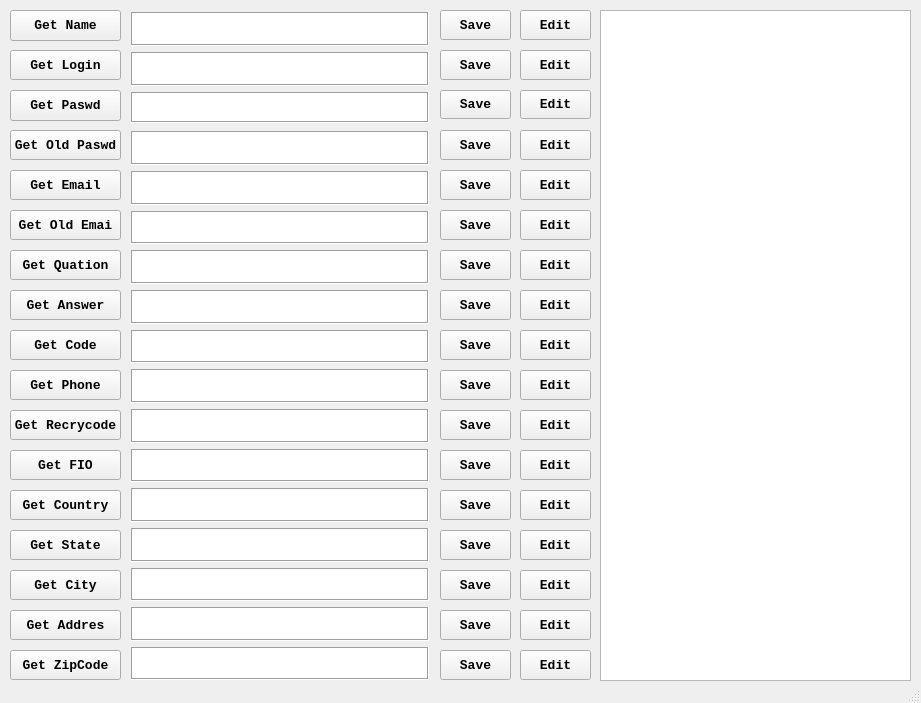
<?xml version="1.0" encoding="UTF-8"?>
<ui version="4.0">
 <class>MyWindow</class>
 <widget class="QMainWindow" name="MyWindow">
  <property name="geometry">
   <rect>
    <x>0</x>
    <y>0</y>
    <width>921</width>
    <height>703</height>
   </rect>
  </property>
  <property name="minimumSize">
   <size>
    <width>921</width>
    <height>703</height>
   </size>
  </property>
  <property name="maximumSize">
   <size>
    <width>921</width>
    <height>703</height>
   </size>
  </property>
  <property name="windowTitle">
   <string>MyStorage</string>
  </property>
  <widget class="QWidget" name="centralwidget">
   <widget class="QListWidget" name="listWidget">
    <property name="geometry">
     <rect>
      <x>600</x>
      <y>10</y>
      <width>311</width>
      <height>671</height>
     </rect>
    </property>
    <property name="font">
     <font>
      <family>Consolas</family>
      <pointsize>10</pointsize>
      <weight>75</weight>
      <italic>false</italic>
      <bold>true</bold>
     </font>
    </property>
   </widget>
   <widget class="QTextEdit" name="textEdit_Name">
    <property name="geometry">
     <rect>
      <x>131</x>
      <y>12</y>
      <width>298</width>
      <height>34</height>
     </rect>
    </property>
    <property name="font">
     <font>
      <family>Consolas</family>
      <pointsize>10</pointsize>
      <weight>75</weight>
      <italic>false</italic>
      <bold>true</bold>
     </font>
    </property>
    <property name="frameShape">
     <enum>QFrame::Box</enum>
    </property>
    <property name="frameShadow">
     <enum>QFrame::Sunken</enum>
    </property>
    <property name="readOnly">
     <bool>false</bool>
    </property>
   </widget>
   <widget class="QTextEdit" name="textEdit_Login">
    <property name="geometry">
     <rect>
      <x>131</x>
      <y>52</y>
      <width>298</width>
      <height>34</height>
     </rect>
    </property>
    <property name="font">
     <font>
      <family>Consolas</family>
      <pointsize>10</pointsize>
      <weight>75</weight>
      <italic>false</italic>
      <bold>true</bold>
     </font>
    </property>
    <property name="frameShape">
     <enum>QFrame::Box</enum>
    </property>
    <property name="frameShadow">
     <enum>QFrame::Sunken</enum>
    </property>
    <property name="readOnly">
     <bool>false</bool>
    </property>
   </widget>
   <widget class="QTextEdit" name="textEdit_OldPassword">
    <property name="geometry">
     <rect>
      <x>131</x>
      <y>131</y>
      <width>298</width>
      <height>34</height>
     </rect>
    </property>
    <property name="font">
     <font>
      <family>Consolas</family>
      <pointsize>10</pointsize>
      <weight>75</weight>
      <italic>false</italic>
      <bold>true</bold>
     </font>
    </property>
    <property name="frameShape">
     <enum>QFrame::Box</enum>
    </property>
    <property name="frameShadow">
     <enum>QFrame::Sunken</enum>
    </property>
    <property name="readOnly">
     <bool>false</bool>
    </property>
   </widget>
   <widget class="QTextEdit" name="textEdit_Password">
    <property name="geometry">
     <rect>
      <x>131</x>
      <y>92</y>
      <width>298</width>
      <height>31</height>
     </rect>
    </property>
    <property name="font">
     <font>
      <family>Consolas</family>
      <pointsize>10</pointsize>
      <weight>75</weight>
      <italic>false</italic>
      <bold>true</bold>
     </font>
    </property>
    <property name="frameShape">
     <enum>QFrame::Box</enum>
    </property>
    <property name="frameShadow">
     <enum>QFrame::Sunken</enum>
    </property>
    <property name="readOnly">
     <bool>false</bool>
    </property>
   </widget>
   <widget class="QTextEdit" name="textEdit_Quation">
    <property name="geometry">
     <rect>
      <x>131</x>
      <y>250</y>
      <width>298</width>
      <height>34</height>
     </rect>
    </property>
    <property name="font">
     <font>
      <family>Consolas</family>
      <pointsize>10</pointsize>
      <weight>75</weight>
      <italic>false</italic>
      <bold>true</bold>
     </font>
    </property>
    <property name="frameShape">
     <enum>QFrame::Box</enum>
    </property>
    <property name="frameShadow">
     <enum>QFrame::Sunken</enum>
    </property>
    <property name="readOnly">
     <bool>false</bool>
    </property>
   </widget>
   <widget class="QTextEdit" name="textEdit_Email">
    <property name="geometry">
     <rect>
      <x>131</x>
      <y>171</y>
      <width>298</width>
      <height>34</height>
     </rect>
    </property>
    <property name="font">
     <font>
      <family>Consolas</family>
      <pointsize>10</pointsize>
      <weight>75</weight>
      <italic>false</italic>
      <bold>true</bold>
     </font>
    </property>
    <property name="frameShape">
     <enum>QFrame::Box</enum>
    </property>
    <property name="frameShadow">
     <enum>QFrame::Sunken</enum>
    </property>
    <property name="readOnly">
     <bool>false</bool>
    </property>
   </widget>
   <widget class="QTextEdit" name="textEdit_OldEmail">
    <property name="geometry">
     <rect>
      <x>131</x>
      <y>211</y>
      <width>298</width>
      <height>33</height>
     </rect>
    </property>
    <property name="font">
     <font>
      <family>Consolas</family>
      <pointsize>10</pointsize>
      <weight>75</weight>
      <italic>false</italic>
      <bold>true</bold>
     </font>
    </property>
    <property name="frameShape">
     <enum>QFrame::Box</enum>
    </property>
    <property name="frameShadow">
     <enum>QFrame::Sunken</enum>
    </property>
    <property name="readOnly">
     <bool>false</bool>
    </property>
   </widget>
   <widget class="QLabel" name="label_Quation">
    <property name="geometry">
     <rect>
      <x>40</x>
      <y>250</y>
      <width>80</width>
      <height>30</height>
     </rect>
    </property>
    <property name="font">
     <font>
      <family>Consolas</family>
      <pointsize>10</pointsize>
      <weight>75</weight>
      <italic>false</italic>
      <bold>true</bold>
     </font>
    </property>
    <property name="frameShape">
     <enum>QFrame::NoFrame</enum>
    </property>
    <property name="text">
     <string/>
    </property>
    <property name="alignment">
     <set>Qt::AlignRight|Qt::AlignTrailing|Qt::AlignVCenter</set>
    </property>
   </widget>
   <widget class="QTextEdit" name="textEdit_Answer">
    <property name="geometry">
     <rect>
      <x>131</x>
      <y>290</y>
      <width>298</width>
      <height>34</height>
     </rect>
    </property>
    <property name="font">
     <font>
      <family>Consolas</family>
      <pointsize>10</pointsize>
      <weight>75</weight>
      <italic>false</italic>
      <bold>true</bold>
     </font>
    </property>
    <property name="frameShape">
     <enum>QFrame::Box</enum>
    </property>
    <property name="frameShadow">
     <enum>QFrame::Sunken</enum>
    </property>
    <property name="readOnly">
     <bool>false</bool>
    </property>
   </widget>
   <widget class="QLabel" name="label_OldEmail">
    <property name="geometry">
     <rect>
      <x>40</x>
      <y>210</y>
      <width>80</width>
      <height>30</height>
     </rect>
    </property>
    <property name="font">
     <font>
      <family>Consolas</family>
      <pointsize>10</pointsize>
      <weight>75</weight>
      <italic>false</italic>
      <bold>true</bold>
     </font>
    </property>
    <property name="frameShape">
     <enum>QFrame::NoFrame</enum>
    </property>
    <property name="text">
     <string/>
    </property>
    <property name="alignment">
     <set>Qt::AlignRight|Qt::AlignTrailing|Qt::AlignVCenter</set>
    </property>
   </widget>
   <widget class="QTextEdit" name="textEdit_Phone">
    <property name="geometry">
     <rect>
      <x>131</x>
      <y>369</y>
      <width>298</width>
      <height>34</height>
     </rect>
    </property>
    <property name="font">
     <font>
      <family>Consolas</family>
      <pointsize>10</pointsize>
      <weight>75</weight>
      <italic>false</italic>
      <bold>true</bold>
     </font>
    </property>
    <property name="frameShape">
     <enum>QFrame::Box</enum>
    </property>
    <property name="frameShadow">
     <enum>QFrame::Sunken</enum>
    </property>
    <property name="readOnly">
     <bool>false</bool>
    </property>
   </widget>
   <widget class="QTextEdit" name="textEdit_Code">
    <property name="geometry">
     <rect>
      <x>131</x>
      <y>330</y>
      <width>298</width>
      <height>33</height>
     </rect>
    </property>
    <property name="font">
     <font>
      <family>Consolas</family>
      <pointsize>10</pointsize>
      <weight>75</weight>
      <italic>false</italic>
      <bold>true</bold>
     </font>
    </property>
    <property name="frameShape">
     <enum>QFrame::Box</enum>
    </property>
    <property name="frameShadow">
     <enum>QFrame::Sunken</enum>
    </property>
    <property name="readOnly">
     <bool>false</bool>
    </property>
   </widget>
   <widget class="QTextEdit" name="textEdit_Recoverycode">
    <property name="geometry">
     <rect>
      <x>131</x>
      <y>409</y>
      <width>298</width>
      <height>34</height>
     </rect>
    </property>
    <property name="font">
     <font>
      <family>Consolas</family>
      <pointsize>10</pointsize>
      <weight>75</weight>
      <italic>false</italic>
      <bold>true</bold>
     </font>
    </property>
    <property name="frameShape">
     <enum>QFrame::Box</enum>
    </property>
    <property name="frameShadow">
     <enum>QFrame::Sunken</enum>
    </property>
    <property name="readOnly">
     <bool>false</bool>
    </property>
   </widget>
   <widget class="QTextEdit" name="textEdit_FIO">
    <property name="geometry">
     <rect>
      <x>131</x>
      <y>449</y>
      <width>298</width>
      <height>33</height>
     </rect>
    </property>
    <property name="font">
     <font>
      <family>Consolas</family>
      <pointsize>10</pointsize>
      <weight>75</weight>
      <italic>false</italic>
      <bold>true</bold>
     </font>
    </property>
    <property name="frameShape">
     <enum>QFrame::Box</enum>
    </property>
    <property name="frameShadow">
     <enum>QFrame::Sunken</enum>
    </property>
    <property name="readOnly">
     <bool>false</bool>
    </property>
   </widget>
   <widget class="QTextEdit" name="textEdit_Country">
    <property name="geometry">
     <rect>
      <x>131</x>
      <y>488</y>
      <width>298</width>
      <height>34</height>
     </rect>
    </property>
    <property name="font">
     <font>
      <family>Consolas</family>
      <pointsize>10</pointsize>
      <weight>75</weight>
      <italic>false</italic>
      <bold>true</bold>
     </font>
    </property>
    <property name="frameShape">
     <enum>QFrame::Box</enum>
    </property>
    <property name="frameShadow">
     <enum>QFrame::Sunken</enum>
    </property>
    <property name="readOnly">
     <bool>false</bool>
    </property>
   </widget>
   <widget class="QTextEdit" name="textEdit_State">
    <property name="geometry">
     <rect>
      <x>131</x>
      <y>528</y>
      <width>298</width>
      <height>34</height>
     </rect>
    </property>
    <property name="font">
     <font>
      <family>Consolas</family>
      <pointsize>10</pointsize>
      <weight>75</weight>
      <italic>false</italic>
      <bold>true</bold>
     </font>
    </property>
    <property name="frameShape">
     <enum>QFrame::Box</enum>
    </property>
    <property name="frameShadow">
     <enum>QFrame::Sunken</enum>
    </property>
    <property name="readOnly">
     <bool>false</bool>
    </property>
   </widget>
   <widget class="QTextEdit" name="textEdit_City">
    <property name="geometry">
     <rect>
      <x>131</x>
      <y>568</y>
      <width>298</width>
      <height>33</height>
     </rect>
    </property>
    <property name="font">
     <font>
      <family>Consolas</family>
      <pointsize>10</pointsize>
      <weight>75</weight>
      <italic>false</italic>
      <bold>true</bold>
     </font>
    </property>
    <property name="frameShape">
     <enum>QFrame::Box</enum>
    </property>
    <property name="frameShadow">
     <enum>QFrame::Sunken</enum>
    </property>
    <property name="readOnly">
     <bool>false</bool>
    </property>
   </widget>
   <widget class="QTextEdit" name="textEdit_Addres">
    <property name="geometry">
     <rect>
      <x>131</x>
      <y>607</y>
      <width>298</width>
      <height>34</height>
     </rect>
    </property>
    <property name="font">
     <font>
      <family>Consolas</family>
      <pointsize>10</pointsize>
      <weight>75</weight>
      <italic>false</italic>
      <bold>true</bold>
     </font>
    </property>
    <property name="frameShape">
     <enum>QFrame::Box</enum>
    </property>
    <property name="frameShadow">
     <enum>QFrame::Sunken</enum>
    </property>
    <property name="readOnly">
     <bool>false</bool>
    </property>
   </widget>
   <widget class="QTextEdit" name="textEdit_ZipCode">
    <property name="geometry">
     <rect>
      <x>131</x>
      <y>647</y>
      <width>298</width>
      <height>33</height>
     </rect>
    </property>
    <property name="font">
     <font>
      <family>Consolas</family>
      <pointsize>10</pointsize>
      <weight>75</weight>
      <italic>false</italic>
      <bold>true</bold>
     </font>
    </property>
    <property name="frameShape">
     <enum>QFrame::Box</enum>
    </property>
    <property name="frameShadow">
     <enum>QFrame::Sunken</enum>
    </property>
    <property name="documentTitle">
     <string/>
    </property>
    <property name="readOnly">
     <bool>false</bool>
    </property>
   </widget>
   <widget class="QPushButton" name="pushButton_Name_Save">
    <property name="geometry">
     <rect>
      <x>440</x>
      <y>10</y>
      <width>71</width>
      <height>30</height>
     </rect>
    </property>
    <property name="font">
     <font>
      <family>Consolas</family>
      <pointsize>10</pointsize>
      <weight>75</weight>
      <italic>false</italic>
      <bold>true</bold>
     </font>
    </property>
    <property name="text">
     <string>Save</string>
    </property>
   </widget>
   <widget class="QPushButton" name="pushButton_Login_Save">
    <property name="geometry">
     <rect>
      <x>440</x>
      <y>50</y>
      <width>71</width>
      <height>30</height>
     </rect>
    </property>
    <property name="font">
     <font>
      <family>Consolas</family>
      <pointsize>10</pointsize>
      <weight>75</weight>
      <italic>false</italic>
      <bold>true</bold>
     </font>
    </property>
    <property name="text">
     <string>Save</string>
    </property>
   </widget>
   <widget class="QPushButton" name="pushButton_Password_Save">
    <property name="geometry">
     <rect>
      <x>440</x>
      <y>90</y>
      <width>71</width>
      <height>29</height>
     </rect>
    </property>
    <property name="font">
     <font>
      <family>Consolas</family>
      <pointsize>10</pointsize>
      <weight>75</weight>
      <italic>false</italic>
      <bold>true</bold>
     </font>
    </property>
    <property name="text">
     <string>Save</string>
    </property>
   </widget>
   <widget class="QPushButton" name="pushButton_OldEmail_Save">
    <property name="geometry">
     <rect>
      <x>440</x>
      <y>210</y>
      <width>71</width>
      <height>30</height>
     </rect>
    </property>
    <property name="font">
     <font>
      <family>Consolas</family>
      <pointsize>10</pointsize>
      <weight>75</weight>
      <italic>false</italic>
      <bold>true</bold>
     </font>
    </property>
    <property name="text">
     <string>Save</string>
    </property>
   </widget>
   <widget class="QPushButton" name="pushButton_Email_Save">
    <property name="geometry">
     <rect>
      <x>440</x>
      <y>170</y>
      <width>71</width>
      <height>30</height>
     </rect>
    </property>
    <property name="font">
     <font>
      <family>Consolas</family>
      <pointsize>10</pointsize>
      <weight>75</weight>
      <italic>false</italic>
      <bold>true</bold>
     </font>
    </property>
    <property name="text">
     <string>Save</string>
    </property>
   </widget>
   <widget class="QPushButton" name="pushButton_OldPassword_Save">
    <property name="geometry">
     <rect>
      <x>440</x>
      <y>130</y>
      <width>71</width>
      <height>30</height>
     </rect>
    </property>
    <property name="font">
     <font>
      <family>Consolas</family>
      <pointsize>10</pointsize>
      <weight>75</weight>
      <italic>false</italic>
      <bold>true</bold>
     </font>
    </property>
    <property name="text">
     <string>Save</string>
    </property>
   </widget>
   <widget class="QPushButton" name="pushButton_Code_Save">
    <property name="geometry">
     <rect>
      <x>440</x>
      <y>330</y>
      <width>71</width>
      <height>30</height>
     </rect>
    </property>
    <property name="font">
     <font>
      <family>Consolas</family>
      <pointsize>10</pointsize>
      <weight>75</weight>
      <italic>false</italic>
      <bold>true</bold>
     </font>
    </property>
    <property name="text">
     <string>Save</string>
    </property>
   </widget>
   <widget class="QPushButton" name="pushButton_FIO_Save">
    <property name="geometry">
     <rect>
      <x>440</x>
      <y>450</y>
      <width>71</width>
      <height>30</height>
     </rect>
    </property>
    <property name="font">
     <font>
      <family>Consolas</family>
      <pointsize>10</pointsize>
      <weight>75</weight>
      <italic>false</italic>
      <bold>true</bold>
     </font>
    </property>
    <property name="text">
     <string>Save</string>
    </property>
   </widget>
   <widget class="QPushButton" name="pushButton_Answer_Save">
    <property name="geometry">
     <rect>
      <x>440</x>
      <y>290</y>
      <width>71</width>
      <height>30</height>
     </rect>
    </property>
    <property name="font">
     <font>
      <family>Consolas</family>
      <pointsize>10</pointsize>
      <weight>75</weight>
      <italic>false</italic>
      <bold>true</bold>
     </font>
    </property>
    <property name="text">
     <string>Save</string>
    </property>
   </widget>
   <widget class="QPushButton" name="pushButton_Phone_Save">
    <property name="geometry">
     <rect>
      <x>440</x>
      <y>370</y>
      <width>71</width>
      <height>30</height>
     </rect>
    </property>
    <property name="font">
     <font>
      <family>Consolas</family>
      <pointsize>10</pointsize>
      <weight>75</weight>
      <italic>false</italic>
      <bold>true</bold>
     </font>
    </property>
    <property name="text">
     <string>Save</string>
    </property>
   </widget>
   <widget class="QPushButton" name="pushButton_Recoverycode_Save">
    <property name="geometry">
     <rect>
      <x>440</x>
      <y>410</y>
      <width>71</width>
      <height>30</height>
     </rect>
    </property>
    <property name="font">
     <font>
      <family>Consolas</family>
      <pointsize>10</pointsize>
      <weight>75</weight>
      <italic>false</italic>
      <bold>true</bold>
     </font>
    </property>
    <property name="text">
     <string>Save</string>
    </property>
   </widget>
   <widget class="QPushButton" name="pushButton_Quation_Save">
    <property name="geometry">
     <rect>
      <x>440</x>
      <y>250</y>
      <width>71</width>
      <height>30</height>
     </rect>
    </property>
    <property name="font">
     <font>
      <family>Consolas</family>
      <pointsize>10</pointsize>
      <weight>75</weight>
      <italic>false</italic>
      <bold>true</bold>
     </font>
    </property>
    <property name="text">
     <string>Save</string>
    </property>
   </widget>
   <widget class="QPushButton" name="pushButton_City_Save">
    <property name="geometry">
     <rect>
      <x>440</x>
      <y>570</y>
      <width>71</width>
      <height>30</height>
     </rect>
    </property>
    <property name="font">
     <font>
      <family>Consolas</family>
      <pointsize>10</pointsize>
      <weight>75</weight>
      <italic>false</italic>
      <bold>true</bold>
     </font>
    </property>
    <property name="text">
     <string>Save</string>
    </property>
   </widget>
   <widget class="QPushButton" name="pushButton_State_Save">
    <property name="geometry">
     <rect>
      <x>440</x>
      <y>530</y>
      <width>71</width>
      <height>30</height>
     </rect>
    </property>
    <property name="font">
     <font>
      <family>Consolas</family>
      <pointsize>10</pointsize>
      <weight>75</weight>
      <italic>false</italic>
      <bold>true</bold>
     </font>
    </property>
    <property name="text">
     <string>Save</string>
    </property>
   </widget>
   <widget class="QPushButton" name="pushButton_Addres_Save">
    <property name="geometry">
     <rect>
      <x>440</x>
      <y>610</y>
      <width>71</width>
      <height>30</height>
     </rect>
    </property>
    <property name="font">
     <font>
      <family>Consolas</family>
      <pointsize>10</pointsize>
      <weight>75</weight>
      <italic>false</italic>
      <bold>true</bold>
     </font>
    </property>
    <property name="text">
     <string>Save</string>
    </property>
   </widget>
   <widget class="QPushButton" name="pushButton_ZipCode_Save">
    <property name="geometry">
     <rect>
      <x>440</x>
      <y>650</y>
      <width>71</width>
      <height>30</height>
     </rect>
    </property>
    <property name="font">
     <font>
      <family>Consolas</family>
      <pointsize>10</pointsize>
      <weight>75</weight>
      <italic>false</italic>
      <bold>true</bold>
     </font>
    </property>
    <property name="text">
     <string>Save</string>
    </property>
   </widget>
   <widget class="QPushButton" name="pushButton_Country_Save">
    <property name="geometry">
     <rect>
      <x>440</x>
      <y>490</y>
      <width>71</width>
      <height>30</height>
     </rect>
    </property>
    <property name="font">
     <font>
      <family>Consolas</family>
      <pointsize>10</pointsize>
      <weight>75</weight>
      <italic>false</italic>
      <bold>true</bold>
     </font>
    </property>
    <property name="text">
     <string>Save</string>
    </property>
   </widget>
   <widget class="QPushButton" name="pushButton_Recoverycode_Edit">
    <property name="geometry">
     <rect>
      <x>520</x>
      <y>410</y>
      <width>71</width>
      <height>30</height>
     </rect>
    </property>
    <property name="font">
     <font>
      <family>Consolas</family>
      <pointsize>10</pointsize>
      <weight>75</weight>
      <italic>false</italic>
      <bold>true</bold>
     </font>
    </property>
    <property name="text">
     <string>Edit</string>
    </property>
   </widget>
   <widget class="QPushButton" name="pushButton_Addres_Edit">
    <property name="geometry">
     <rect>
      <x>520</x>
      <y>610</y>
      <width>71</width>
      <height>30</height>
     </rect>
    </property>
    <property name="font">
     <font>
      <family>Consolas</family>
      <pointsize>10</pointsize>
      <weight>75</weight>
      <italic>false</italic>
      <bold>true</bold>
     </font>
    </property>
    <property name="text">
     <string>Edit</string>
    </property>
   </widget>
   <widget class="QPushButton" name="pushButton_Password_Edit">
    <property name="geometry">
     <rect>
      <x>520</x>
      <y>90</y>
      <width>71</width>
      <height>29</height>
     </rect>
    </property>
    <property name="font">
     <font>
      <family>Consolas</family>
      <pointsize>10</pointsize>
      <weight>75</weight>
      <italic>false</italic>
      <bold>true</bold>
     </font>
    </property>
    <property name="text">
     <string>Edit</string>
    </property>
   </widget>
   <widget class="QPushButton" name="pushButton_ZipCode_Edit">
    <property name="geometry">
     <rect>
      <x>520</x>
      <y>650</y>
      <width>71</width>
      <height>30</height>
     </rect>
    </property>
    <property name="font">
     <font>
      <family>Consolas</family>
      <pointsize>10</pointsize>
      <weight>75</weight>
      <italic>false</italic>
      <bold>true</bold>
     </font>
    </property>
    <property name="text">
     <string>Edit</string>
    </property>
   </widget>
   <widget class="QPushButton" name="pushButton_Code_Edit">
    <property name="geometry">
     <rect>
      <x>520</x>
      <y>330</y>
      <width>71</width>
      <height>30</height>
     </rect>
    </property>
    <property name="font">
     <font>
      <family>Consolas</family>
      <pointsize>10</pointsize>
      <weight>75</weight>
      <italic>false</italic>
      <bold>true</bold>
     </font>
    </property>
    <property name="text">
     <string>Edit</string>
    </property>
   </widget>
   <widget class="QPushButton" name="pushButton_City_Edit">
    <property name="geometry">
     <rect>
      <x>520</x>
      <y>570</y>
      <width>71</width>
      <height>30</height>
     </rect>
    </property>
    <property name="font">
     <font>
      <family>Consolas</family>
      <pointsize>10</pointsize>
      <weight>75</weight>
      <italic>false</italic>
      <bold>true</bold>
     </font>
    </property>
    <property name="text">
     <string>Edit</string>
    </property>
   </widget>
   <widget class="QPushButton" name="pushButton_OldEmail_Edit">
    <property name="geometry">
     <rect>
      <x>520</x>
      <y>210</y>
      <width>71</width>
      <height>30</height>
     </rect>
    </property>
    <property name="font">
     <font>
      <family>Consolas</family>
      <pointsize>10</pointsize>
      <weight>75</weight>
      <italic>false</italic>
      <bold>true</bold>
     </font>
    </property>
    <property name="text">
     <string>Edit</string>
    </property>
   </widget>
   <widget class="QPushButton" name="pushButton_Quation_Edit">
    <property name="geometry">
     <rect>
      <x>520</x>
      <y>250</y>
      <width>71</width>
      <height>30</height>
     </rect>
    </property>
    <property name="font">
     <font>
      <family>Consolas</family>
      <pointsize>10</pointsize>
      <weight>75</weight>
      <italic>false</italic>
      <bold>true</bold>
     </font>
    </property>
    <property name="text">
     <string>Edit</string>
    </property>
   </widget>
   <widget class="QPushButton" name="pushButton_Email_Edit">
    <property name="geometry">
     <rect>
      <x>520</x>
      <y>170</y>
      <width>71</width>
      <height>30</height>
     </rect>
    </property>
    <property name="font">
     <font>
      <family>Consolas</family>
      <pointsize>10</pointsize>
      <weight>75</weight>
      <italic>false</italic>
      <bold>true</bold>
     </font>
    </property>
    <property name="text">
     <string>Edit</string>
    </property>
   </widget>
   <widget class="QPushButton" name="pushButton_State_Edit">
    <property name="geometry">
     <rect>
      <x>520</x>
      <y>530</y>
      <width>71</width>
      <height>30</height>
     </rect>
    </property>
    <property name="font">
     <font>
      <family>Consolas</family>
      <pointsize>10</pointsize>
      <weight>75</weight>
      <italic>false</italic>
      <bold>true</bold>
     </font>
    </property>
    <property name="text">
     <string>Edit</string>
    </property>
   </widget>
   <widget class="QPushButton" name="pushButton_Login_Edit">
    <property name="geometry">
     <rect>
      <x>520</x>
      <y>50</y>
      <width>71</width>
      <height>30</height>
     </rect>
    </property>
    <property name="font">
     <font>
      <family>Consolas</family>
      <pointsize>10</pointsize>
      <weight>75</weight>
      <italic>false</italic>
      <bold>true</bold>
     </font>
    </property>
    <property name="text">
     <string>Edit</string>
    </property>
   </widget>
   <widget class="QPushButton" name="pushButton_Phone_Edit">
    <property name="geometry">
     <rect>
      <x>520</x>
      <y>370</y>
      <width>71</width>
      <height>30</height>
     </rect>
    </property>
    <property name="font">
     <font>
      <family>Consolas</family>
      <pointsize>10</pointsize>
      <weight>75</weight>
      <italic>false</italic>
      <bold>true</bold>
     </font>
    </property>
    <property name="text">
     <string>Edit</string>
    </property>
   </widget>
   <widget class="QPushButton" name="pushButton_Answer_Edit">
    <property name="geometry">
     <rect>
      <x>520</x>
      <y>290</y>
      <width>71</width>
      <height>30</height>
     </rect>
    </property>
    <property name="font">
     <font>
      <family>Consolas</family>
      <pointsize>10</pointsize>
      <weight>75</weight>
      <italic>false</italic>
      <bold>true</bold>
     </font>
    </property>
    <property name="text">
     <string>Edit</string>
    </property>
   </widget>
   <widget class="QPushButton" name="pushButton_Name_Edit">
    <property name="geometry">
     <rect>
      <x>520</x>
      <y>10</y>
      <width>71</width>
      <height>30</height>
     </rect>
    </property>
    <property name="font">
     <font>
      <family>Consolas</family>
      <pointsize>10</pointsize>
      <weight>75</weight>
      <italic>false</italic>
      <bold>true</bold>
     </font>
    </property>
    <property name="text">
     <string>Edit</string>
    </property>
   </widget>
   <widget class="QPushButton" name="pushButton_OldPassword_Edit">
    <property name="geometry">
     <rect>
      <x>520</x>
      <y>130</y>
      <width>71</width>
      <height>30</height>
     </rect>
    </property>
    <property name="font">
     <font>
      <family>Consolas</family>
      <pointsize>10</pointsize>
      <weight>75</weight>
      <italic>false</italic>
      <bold>true</bold>
     </font>
    </property>
    <property name="text">
     <string>Edit</string>
    </property>
   </widget>
   <widget class="QPushButton" name="pushButton_FIO_Edit">
    <property name="geometry">
     <rect>
      <x>520</x>
      <y>450</y>
      <width>71</width>
      <height>30</height>
     </rect>
    </property>
    <property name="font">
     <font>
      <family>Consolas</family>
      <pointsize>10</pointsize>
      <weight>75</weight>
      <italic>false</italic>
      <bold>true</bold>
     </font>
    </property>
    <property name="text">
     <string>Edit</string>
    </property>
   </widget>
   <widget class="QPushButton" name="pushButton_Country_Edit">
    <property name="geometry">
     <rect>
      <x>520</x>
      <y>490</y>
      <width>71</width>
      <height>30</height>
     </rect>
    </property>
    <property name="font">
     <font>
      <family>Consolas</family>
      <pointsize>10</pointsize>
      <weight>75</weight>
      <italic>false</italic>
      <bold>true</bold>
     </font>
    </property>
    <property name="text">
     <string>Edit</string>
    </property>
   </widget>
   <widget class="QPushButton" name="pushButton_Country_Get">
    <property name="geometry">
     <rect>
      <x>10</x>
      <y>490</y>
      <width>111</width>
      <height>30</height>
     </rect>
    </property>
    <property name="font">
     <font>
      <family>Consolas</family>
      <pointsize>10</pointsize>
      <weight>75</weight>
      <italic>false</italic>
      <bold>true</bold>
     </font>
    </property>
    <property name="text">
     <string>Get Country</string>
    </property>
   </widget>
   <widget class="QPushButton" name="pushButton_Email_Get">
    <property name="geometry">
     <rect>
      <x>10</x>
      <y>170</y>
      <width>111</width>
      <height>30</height>
     </rect>
    </property>
    <property name="font">
     <font>
      <family>Consolas</family>
      <pointsize>10</pointsize>
      <weight>75</weight>
      <italic>false</italic>
      <bold>true</bold>
     </font>
    </property>
    <property name="text">
     <string>Get Email</string>
    </property>
   </widget>
   <widget class="QPushButton" name="pushButton_FIO_Get">
    <property name="geometry">
     <rect>
      <x>10</x>
      <y>450</y>
      <width>111</width>
      <height>30</height>
     </rect>
    </property>
    <property name="font">
     <font>
      <family>Consolas</family>
      <pointsize>10</pointsize>
      <weight>75</weight>
      <italic>false</italic>
      <bold>true</bold>
     </font>
    </property>
    <property name="text">
     <string>Get FIO</string>
    </property>
   </widget>
   <widget class="QPushButton" name="pushButton_Quation_Get">
    <property name="geometry">
     <rect>
      <x>10</x>
      <y>250</y>
      <width>111</width>
      <height>30</height>
     </rect>
    </property>
    <property name="font">
     <font>
      <family>Consolas</family>
      <pointsize>10</pointsize>
      <weight>75</weight>
      <italic>false</italic>
      <bold>true</bold>
     </font>
    </property>
    <property name="text">
     <string>Get Quation</string>
    </property>
   </widget>
   <widget class="QPushButton" name="pushButton_OldEmail_Get">
    <property name="geometry">
     <rect>
      <x>10</x>
      <y>210</y>
      <width>111</width>
      <height>30</height>
     </rect>
    </property>
    <property name="font">
     <font>
      <family>Consolas</family>
      <pointsize>10</pointsize>
      <weight>75</weight>
      <italic>false</italic>
      <bold>true</bold>
     </font>
    </property>
    <property name="text">
     <string>Get Old Emai</string>
    </property>
   </widget>
   <widget class="QPushButton" name="pushButton_Recoverycode_Get">
    <property name="geometry">
     <rect>
      <x>10</x>
      <y>410</y>
      <width>111</width>
      <height>30</height>
     </rect>
    </property>
    <property name="font">
     <font>
      <family>Consolas</family>
      <pointsize>10</pointsize>
      <weight>75</weight>
      <italic>false</italic>
      <bold>true</bold>
     </font>
    </property>
    <property name="text">
     <string>Get Recrycode</string>
    </property>
   </widget>
   <widget class="QPushButton" name="pushButton_Name_Get">
    <property name="geometry">
     <rect>
      <x>10</x>
      <y>10</y>
      <width>111</width>
      <height>31</height>
     </rect>
    </property>
    <property name="font">
     <font>
      <family>Consolas</family>
      <pointsize>10</pointsize>
      <weight>75</weight>
      <italic>false</italic>
      <bold>true</bold>
     </font>
    </property>
    <property name="text">
     <string>Get Name</string>
    </property>
   </widget>
   <widget class="QPushButton" name="pushButton_Code_Get">
    <property name="geometry">
     <rect>
      <x>10</x>
      <y>330</y>
      <width>111</width>
      <height>30</height>
     </rect>
    </property>
    <property name="font">
     <font>
      <family>Consolas</family>
      <pointsize>10</pointsize>
      <weight>75</weight>
      <italic>false</italic>
      <bold>true</bold>
     </font>
    </property>
    <property name="text">
     <string>Get Code</string>
    </property>
   </widget>
   <widget class="QPushButton" name="pushButton_Addres_Get">
    <property name="geometry">
     <rect>
      <x>10</x>
      <y>610</y>
      <width>111</width>
      <height>30</height>
     </rect>
    </property>
    <property name="font">
     <font>
      <family>Consolas</family>
      <pointsize>10</pointsize>
      <weight>75</weight>
      <italic>false</italic>
      <bold>true</bold>
     </font>
    </property>
    <property name="text">
     <string>Get Addres</string>
    </property>
   </widget>
   <widget class="QPushButton" name="pushButton_Phone_Get">
    <property name="geometry">
     <rect>
      <x>10</x>
      <y>370</y>
      <width>111</width>
      <height>30</height>
     </rect>
    </property>
    <property name="font">
     <font>
      <family>Consolas</family>
      <pointsize>10</pointsize>
      <weight>75</weight>
      <italic>false</italic>
      <bold>true</bold>
     </font>
    </property>
    <property name="text">
     <string>Get Phone</string>
    </property>
   </widget>
   <widget class="QPushButton" name="pushButton_Answer_Get">
    <property name="geometry">
     <rect>
      <x>10</x>
      <y>290</y>
      <width>111</width>
      <height>30</height>
     </rect>
    </property>
    <property name="font">
     <font>
      <family>Consolas</family>
      <pointsize>10</pointsize>
      <weight>75</weight>
      <italic>false</italic>
      <bold>true</bold>
     </font>
    </property>
    <property name="text">
     <string>Get Answer</string>
    </property>
   </widget>
   <widget class="QPushButton" name="pushButton_OldPassword_Get">
    <property name="geometry">
     <rect>
      <x>10</x>
      <y>130</y>
      <width>111</width>
      <height>30</height>
     </rect>
    </property>
    <property name="font">
     <font>
      <family>Consolas</family>
      <pointsize>10</pointsize>
      <weight>75</weight>
      <italic>false</italic>
      <bold>true</bold>
     </font>
    </property>
    <property name="text">
     <string>Get Old Paswd</string>
    </property>
   </widget>
   <widget class="QPushButton" name="pushButton_ZipCode_Get">
    <property name="geometry">
     <rect>
      <x>10</x>
      <y>650</y>
      <width>111</width>
      <height>30</height>
     </rect>
    </property>
    <property name="font">
     <font>
      <family>Consolas</family>
      <pointsize>10</pointsize>
      <weight>75</weight>
      <italic>false</italic>
      <bold>true</bold>
     </font>
    </property>
    <property name="text">
     <string>Get ZipCode</string>
    </property>
   </widget>
   <widget class="QPushButton" name="pushButton_Login_Get">
    <property name="geometry">
     <rect>
      <x>10</x>
      <y>50</y>
      <width>111</width>
      <height>30</height>
     </rect>
    </property>
    <property name="font">
     <font>
      <family>Consolas</family>
      <pointsize>10</pointsize>
      <weight>75</weight>
      <italic>false</italic>
      <bold>true</bold>
     </font>
    </property>
    <property name="text">
     <string>Get Login</string>
    </property>
   </widget>
   <widget class="QPushButton" name="pushButton_Password_Get">
    <property name="geometry">
     <rect>
      <x>10</x>
      <y>90</y>
      <width>111</width>
      <height>31</height>
     </rect>
    </property>
    <property name="font">
     <font>
      <family>Consolas</family>
      <pointsize>10</pointsize>
      <weight>75</weight>
      <italic>false</italic>
      <bold>true</bold>
     </font>
    </property>
    <property name="text">
     <string>Get Paswd</string>
    </property>
   </widget>
   <widget class="QPushButton" name="pushButton_State_Get">
    <property name="geometry">
     <rect>
      <x>10</x>
      <y>530</y>
      <width>111</width>
      <height>30</height>
     </rect>
    </property>
    <property name="font">
     <font>
      <family>Consolas</family>
      <pointsize>10</pointsize>
      <weight>75</weight>
      <italic>false</italic>
      <bold>true</bold>
     </font>
    </property>
    <property name="text">
     <string>Get State</string>
    </property>
   </widget>
   <widget class="QPushButton" name="pushButton_City_Get">
    <property name="geometry">
     <rect>
      <x>10</x>
      <y>570</y>
      <width>111</width>
      <height>30</height>
     </rect>
    </property>
    <property name="font">
     <font>
      <family>Consolas</family>
      <pointsize>10</pointsize>
      <weight>75</weight>
      <italic>false</italic>
      <bold>true</bold>
     </font>
    </property>
    <property name="text">
     <string>Get City</string>
    </property>
   </widget>
  </widget>
  <widget class="QStatusBar" name="statusBar"/>
  <action name="action_Close">
   <property name="text">
    <string>Закрыть</string>
   </property>
  </action>
  <action name="action_Save">
   <property name="text">
    <string>Сохранить</string>
   </property>
  </action>
  <action name="action_Open">
   <property name="text">
    <string>Открыть</string>
   </property>
  </action>
 </widget>
 <resources/>
 <connections/>
</ui>
